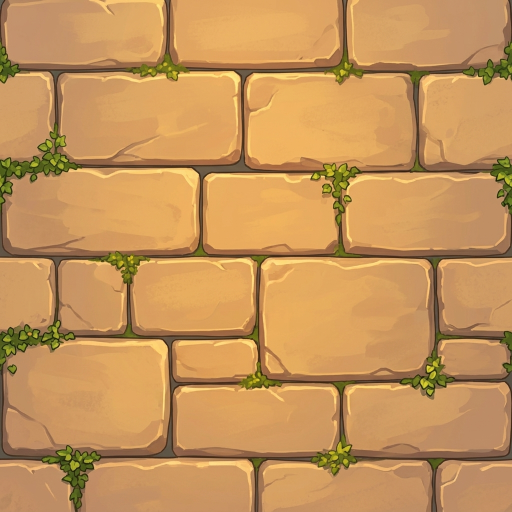
#> input picture 1_SPEC/game_art_src/bridge/deck_2.png, 1024 x 1024 px (shown at 1/2 size)
$ python prepare_bridge.py
#> lines starting #> are read from the running program, lines starting #| are printed output that depends on the picture
# -*- coding: utf-8 -*-
"""Turn the bridge parts and Yasir's valley video into the runner's shipped assets.

  deck  deck_2.png  -> bridge_deck.webp   mirrored top-to-bottom: the generated tile meets itself
                                          across (wrap seam 34 vs 24 inside) but not down (64 vs 44)
  post  post_1.png  -> bridge_post.webp   magenta un-mixed to alpha, cropped to the post
  wall  wall_2.png  -> bridge_wall.webp   the wall band only, un-mixed, mirrored left-to-right:
                                          its two ends did not meet at all (seam 149 vs 23)
  video Water_moving_in_river_*.mp4 -> bg_valley.mp4 + bg_valley.webp (poster)
        the audio track is dropped (the game has its own music), and the loop is made seamless:
        the last second is cross-faded into the first, so frame 9.0 s runs straight into 0.0 s

Run:  python 1_SPEC/prepare_bridge.py
"""
import glob, os, subprocess, sys
from PIL import Image

HERE = os.path.dirname(os.path.dirname(os.path.abspath(__file__)))
SRC = os.path.join(HERE, "1_SPEC", "game_art_src", "bridge")
DST = os.path.join(HERE, "3_CURRENT_BUILD", "assets", "MatraRunner")
M = (255, 0, 255)


def magness(c):
    r, g, b = c[:3]
    return max(0.0, min(1.0, (min(r, b) - g - 40) / 175.0))


def unmix(im):
    """Magenta -> alpha, with the magenta's share subtracted back out of every edge pixel, so no
    pink rim is left on the dark outline."""
    im = im.convert("RGB"); w, h = im.size; px = im.load()
    out = Image.new("RGBA", (w, h)); op = out.load()
    for y in range(h):
        for x in range(w):
            c = px[x, y]; a = 1.0 - magness(c)
            if a <= 0.02:
                op[x, y] = (0, 0, 0, 0); continue
            if a < 0.98:
                c = tuple(int(max(0, min(255, (c[i] - (1 - a) * M[i]) / a))) for i in range(3))
            op[x, y] = (c[0], c[1], c[2], int(round(a * 255)))
    return out


def save(im, name, q=88):
    p = os.path.join(DST, name)
    im.save(p, "WEBP", quality=q, method=6)
    print("  %-18s %dx%d  %6.0f KB" % (name, im.width, im.height, os.path.getsize(p) / 1024))


def main():
    # ---- deck: mirror down so the rows meet themselves ---------------------------------------
    d = Image.open(os.path.join(SRC, "deck_2.png")).convert("RGB")
#> d is the input picture: PIL image 1024x1024 RGB; mean R, G, B 197.3, 147.7, 90.3
    t = Image.new("RGB", (d.width, d.height * 2))
#> t: PIL image 1024x2048 RGB; every value is 0
    t.paste(d, (0, 0)); t.paste(d.transpose(Image.FLIP_TOP_BOTTOM), (0, d.height))
#> after `t.paste(d, (0, 0))`:
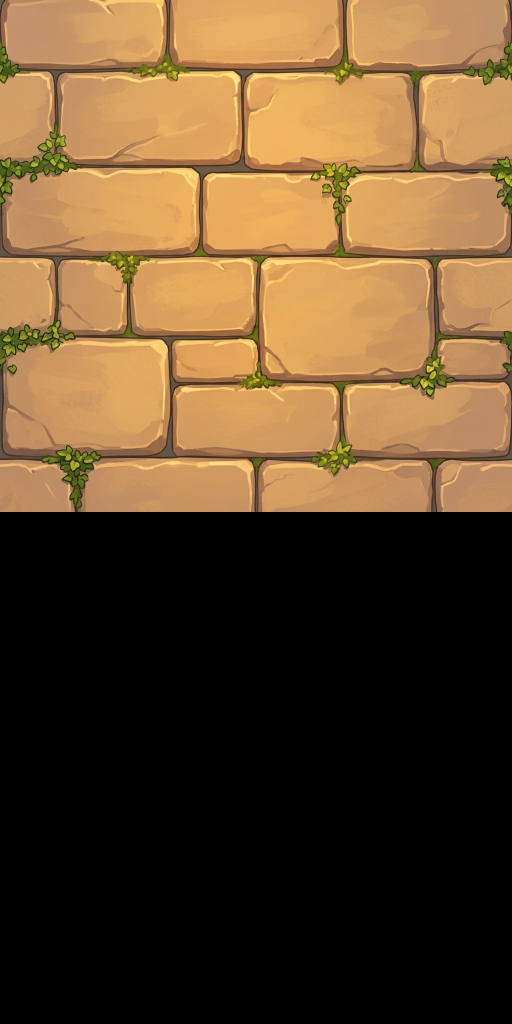
#> t: PIL image 1024x2048 RGB (shown at 1/2 size); mean R, G, B 98.7, 73.8, 45.1
#> after `t.paste(d.transpose(Image.FLIP_TOP_BOTTOM), (0, d.height))`:
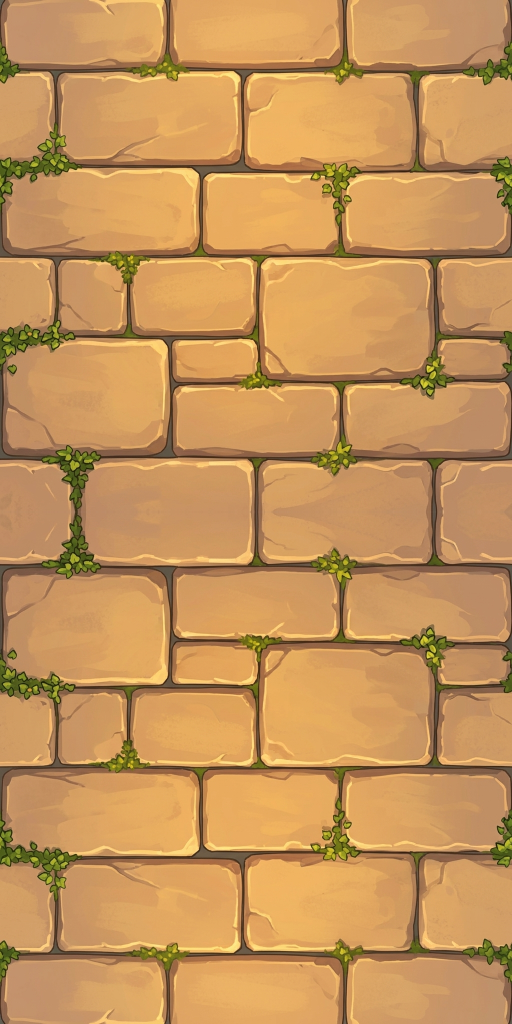
#> t: PIL image 1024x2048 RGB (shown at 1/2 size); mean R, G, B 197.3, 147.7, 90.3
    save(t.resize((768, 1536), Image.LANCZOS), "bridge_deck.webp", 86)
#|   bridge_deck.webp   768x1536      95 KB

    # ---- post ----------------------------------------------------------------------------------
    p = unmix(Image.open(os.path.join(SRC, "post_1.png")))
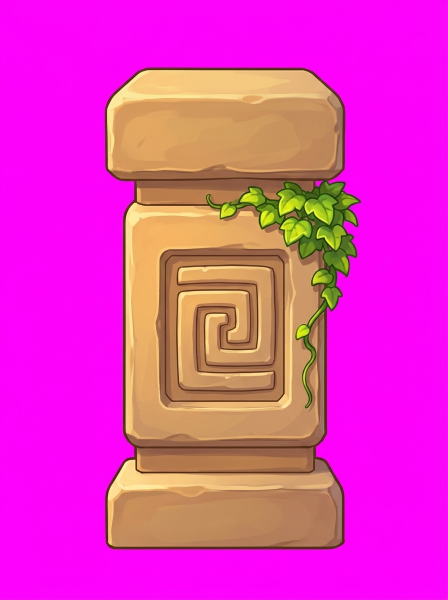
#> input picture 1_SPEC/game_art_src/bridge/post_1.png, 896 x 1200 px (shown at 1/2 size)
#> in unmix, im is the input picture: PIL image 896x1200 RGB; mean R, G, B 227.1, 57.1, 186.5
#> in unmix, `out = Image.new('RGBA', (w, h))`: out: PIL image 896x1200 RGBA; every value is 0
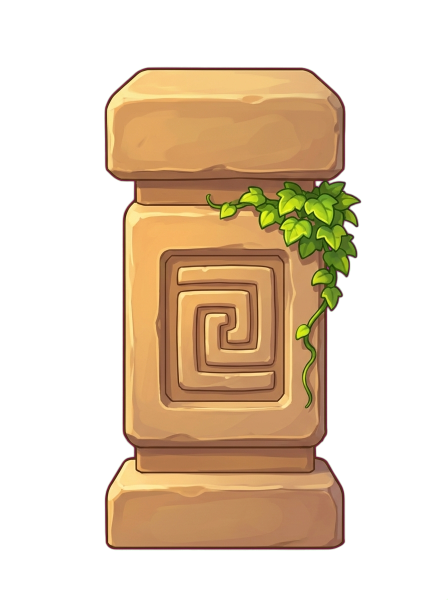
#> p: PIL image 896x1200 RGBA (shown at 1/2 size); mean R, G, B, A 74.4, 56.5, 34.5, 100.3; transparent parts drawn white
    p = p.crop(p.getchannel("A").getbbox())
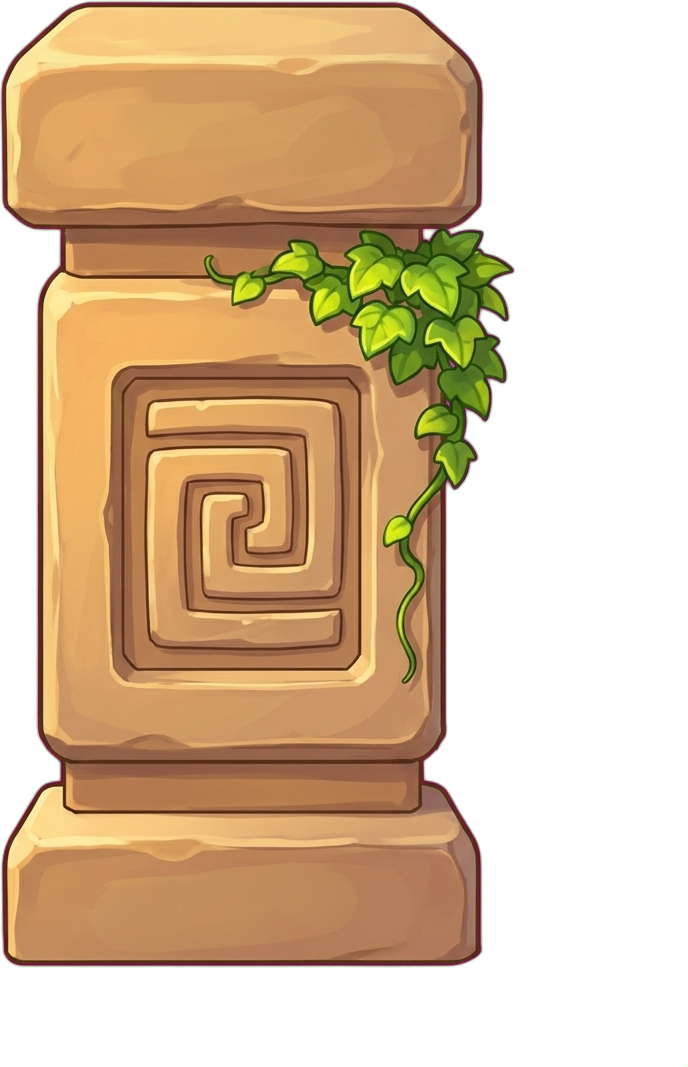
#> p: PIL image 688x1067 RGBA; mean R, G, B, A 108.9, 82.7, 50.5, 147; transparent parts drawn white
    p = p.resize((round(p.width * 560 / p.height), 560), Image.LANCZOS)
#> p: PIL image 361x560 RGBA
    save(p, "bridge_post.webp")
#|   bridge_post.webp   361x560      25 KB

    # ---- wall: the band, keyed, mirrored across so its ends meet ---------------------------
#> (the run stopped early here; a loop or call above may not have finished)
